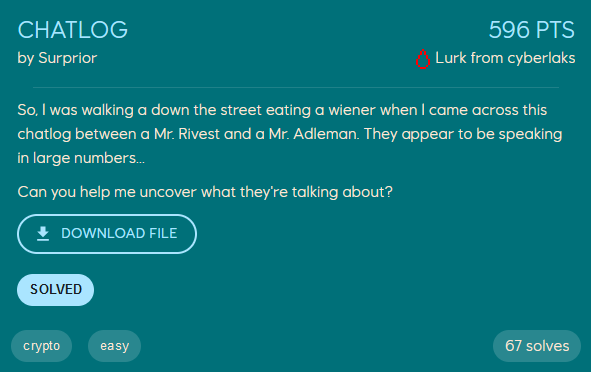
#> input picture writeups/crypto/Chatlog/53-kilo-med-data/img/chatlog_chall.png, 591 x 372 px
$ python solve.py ../../Chatlog/53-kilo-med-data/img/chatlog_chall.png out.png
#> lines starting #> are read from the running program, lines starting #| are printed output that depends on the picture
import sys

import numpy
import matplotlib.pyplot as plt
from PIL import Image

def decrypt(in_img, out_img):
#> called with out_img = 'out.png'
    in_img = plt.imread(in_img)[:, :, 0]
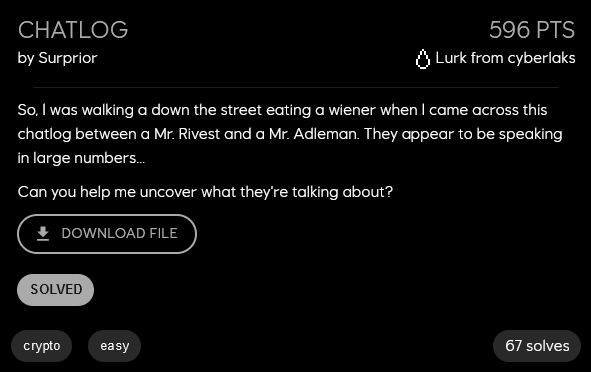
#> in_img: shape (372, 591) float32; min 0, max 1, mean 0.044
    height = len(in_img)
#> height = 372
    width = len(in_img[0])
#> width = 591

    imarr = numpy.zeros((height, width, 3), dtype='uint8')
#> (the run stopped early here; a loop or call above may not have finished)
